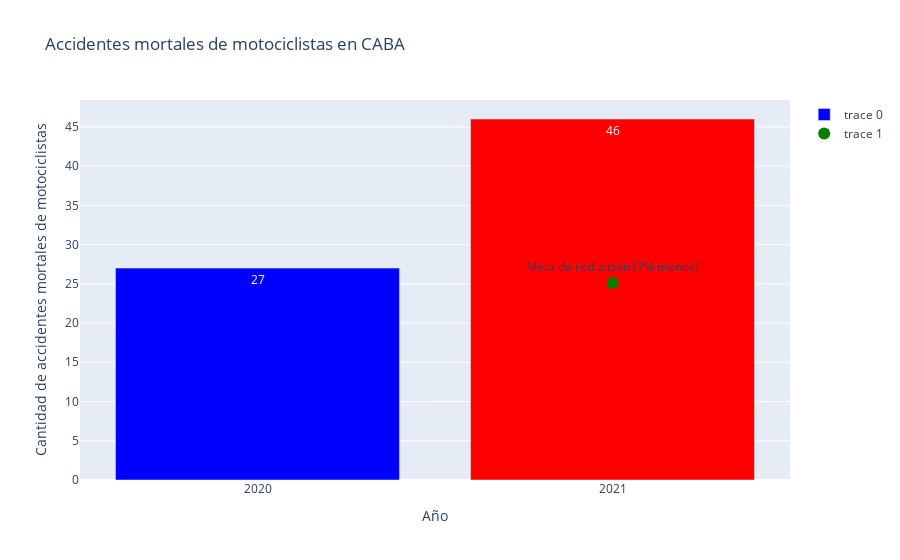

Write notebook code for a chart like this one.
### Markdown cell above
## KPI 2: Cantidad de accidentes mortales de motociclistas

 Calcularemos y graficaremos la cantidad de accidentes mortales de motociclistas en CABA en el último año y la compararemos con el año anterior.

### Code cell
# Obtener el último año disponible en los datos
ultimo_año = df['AAAA'].max()

# Filtrar los datos para el último año y el año anterior
accidentes_ultimo_año = df[(df['AAAA'] == ultimo_año) & (df['VICTIMA'] == 'moto')]
accidentes_año_anterior = df[(df['AAAA'] == ultimo_año - 1) & (df['VICTIMA'] == 'moto')]

# Calcular la cantidad de accidentes mortales de motociclistas en cada año
mortales_ultimo_año = len(accidentes_ultimo_año)
mortales_año_anterior = len(accidentes_año_anterior)

# Calcular la variación porcentual entre los años
variacion_porcentual = (mortales_año_anterior - mortales_ultimo_año) / mortales_año_anterior * 100

# Calcular la meta de reducción del 7%
meta_reduccion = mortales_año_anterior * 0.93

# Crear el DataFrame con los datos del KPI
data = {
    'Año': [ultimo_año - 1, ultimo_año],
    'Accidentes mortales de motociclistas': [mortales_año_anterior, mortales_ultimo_año],
    'Variación porcentual': ['-', variacion_porcentual],
    'Meta de reducción (7% menos)': ['-', meta_reduccion]
}
df_kpi2 = pd.DataFrame(data)

# Exportar el DataFrame a un archivo CSV
df_kpi2.to_csv(r'CleanData/kpi2.csv', index=False)

# Resto del código para crear el gráfico interactivo con Plotly
fig = go.Figure()

fig.add_trace(go.Bar(
    x=[ultimo_año - 1, ultimo_año],
    y=[mortales_año_anterior, mortales_ultimo_año],
    text=[mortales_año_anterior, mortales_ultimo_año],
    textposition='auto',
    marker_color=['blue', 'red']
))

fig.update_layout(
    title='Accidentes mortales de motociclistas en CABA',
    xaxis_title='Año',
    yaxis_title='Cantidad de accidentes mortales de motociclistas',
    xaxis=dict(tickmode='linear')
)

fig.add_trace(go.Scatter(
    x=[ultimo_año],
    y=[meta_reduccion],
    mode='markers+text',
    marker=dict(color='green', size=12),
    text=['Meta de reducción (7% menos)'],
    textposition='top center'
))

fig.show()

print(f"La cantidad de accidentes mortales de motociclistas en CABA en el último año es: {mortales_ultimo_año}")
print(f"La cantidad de accidentes mortales de motociclistas en CABA en el año anterior es: {mortales_año_anterior}")
print(f"La variación porcentual entre los años es: {variacion_porcentual:.2f}%")

### Figure 1 — Plotly figure (JSON) as saved in the notebook; plotly's stock layout.template omitted (floating-point values rounded to 4 significant figures)
{"data": [{"marker": {"color": ["blue", "red"]}, "text": ["27", "46"], "textposition": "auto", "type": "bar", "x": [2020, 2021], "y": [27, 46]}, {"marker": {"color": "green", "size": 12}, "mode": "markers+text", "text": ["Meta de reducción (7% menos)"], "textposition": "top center", "type": "scatter", "x": [2021], "y": [25.11]}], "layout": {"title": {"text": "Accidentes mortales de motociclistas en CABA"}, "xaxis": {"tickmode": "linear", "title": {"text": "Año"}}, "yaxis": {"title": {"text": "Cantidad de accidentes mortales de motociclistas"}}}}
